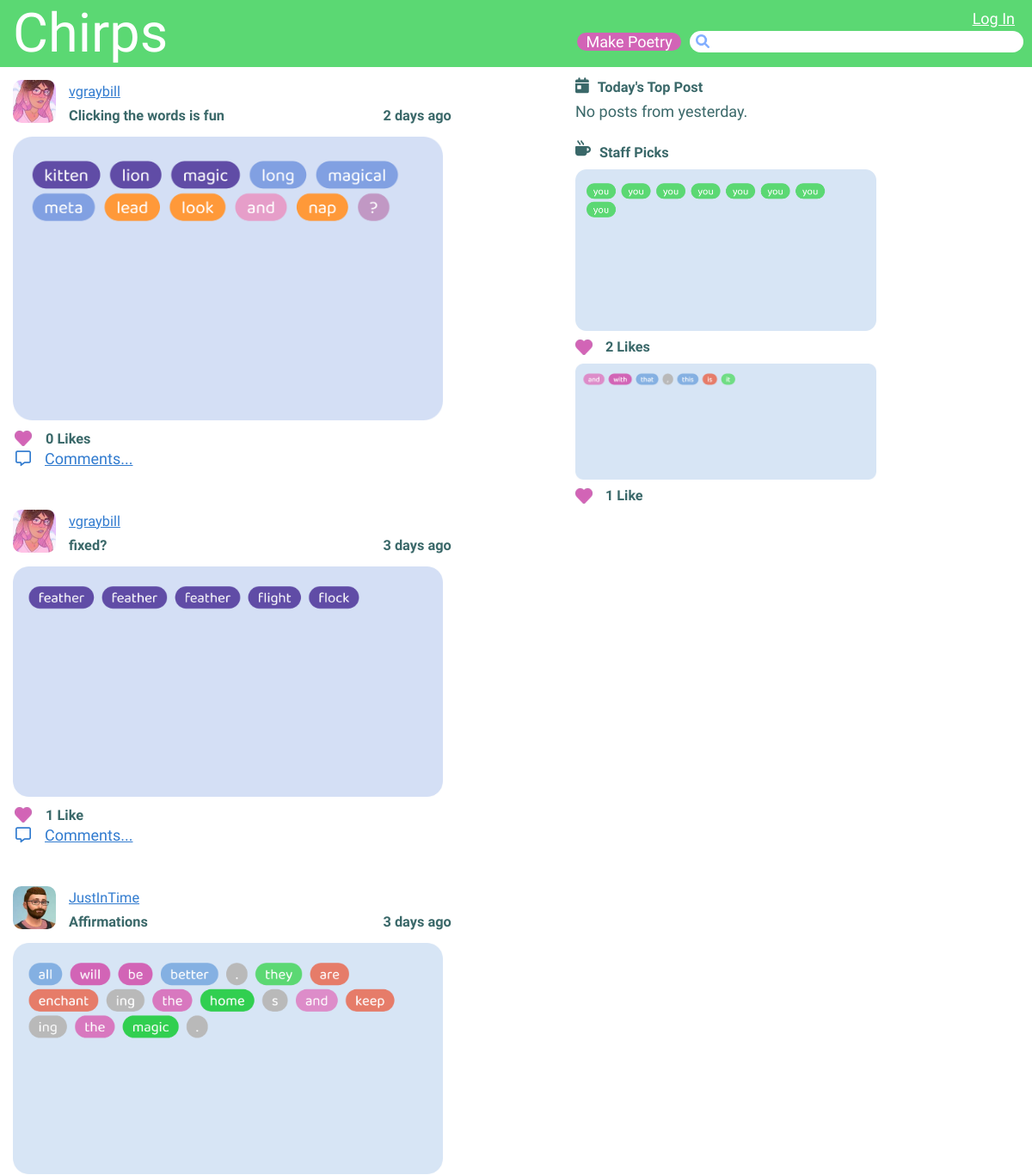
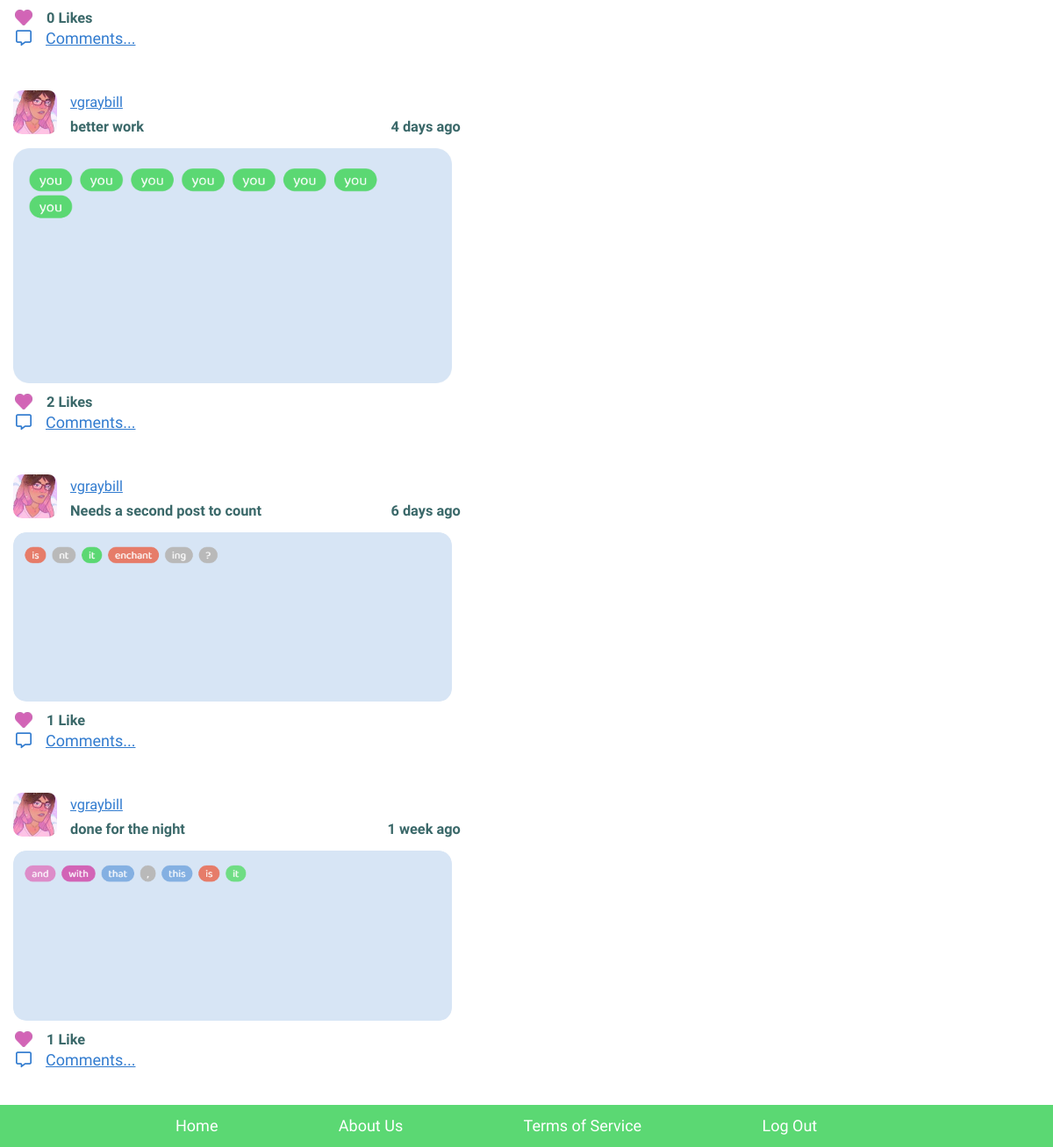
Page /chirps/index.php on the committed database (2 pictures, top to bottom).
### tables this page shows
CREATE TABLE `posts` (
  `post_id` int(11) NOT NULL,
  `title` varchar(60) NOT NULL,
  `post_img` varchar(255) NOT NULL,
  `post_alt` varchar(2500) NOT NULL,
  `body_desc` varchar(1000) NOT NULL,
  `date` datetime NOT NULL,
  `is_published` tinyint(1) NOT NULL,
  `has_username` tinyint(1) NOT NULL,
  `allow_comments` tinyint(1) NOT NULL,
  `user_id` int(11) NOT NULL
);

CREATE TABLE `users` (
  `user_id` int(11) NOT NULL,
  `username` varchar(30) NOT NULL,
  `password` varchar(255) NOT NULL,
  `email` varchar(60) NOT NULL,
  `profile_pic` varchar(255) NOT NULL,
  `bio` varchar(1000) NOT NULL,
  `color_scheme` int(11) NOT NULL,
  `is_admin` tinyint(1) NOT NULL,
  `date_joined` datetime NOT NULL,
  `hashbrowns` varchar(60) NOT NULL,
  `reset_hash` varchar(15) DEFAULT NULL
);

CREATE TABLE `adminlikes` (
  `al_id` int(11) NOT NULL,
  `user_id` int(11) NOT NULL,
  `post_id` int(11) NOT NULL
);

### chirps/index.php (the view, shortened to what this page needs)
<?php
    require('config.php');
    include_once('incl/functions.php');
    include('incl/header.php');
    ?>
    <main>
        <div class="wrapper">
        <div class="posts">
    <?php
        $result = $DB->prepare(
            'SELECT posts.*, users.username, users.profile_pic, users.user_id
             FROM posts, users
             WHERE posts.user_id = users.user_id
             AND posts.is_published=1
             ORDER BY posts.date DESC
			 LIMIT 50
        ');
        $result->execute();
        if( $result->rowCount() >= 1 ){
            while( $row = $result->fetch() ){
                extract($row);
        ?>
            <section class="posts">
                <?php if($has_username){ ?>
                <section class="user-info">
                    <img class="profile-pic" src="<?php echo $profile_pic ?>" alt="<?php echo $username; ?>">
                    <div class="title-time">
                        <h2><a href="profile.php?user=<?php echo $user_id; ?>"><?php echo $username; ?></a></h2>
                        <div>
                            <h3><?php echo $title; ?></h3>
                            <h4><?php echo time_ago($date); ?></h4>
                        </div>
                    </div>
                </section>
                <?php } ?>
                <a href="poem.php?post_id=<?php echo urlencode($post_id); ?>">
                    <img class="post" src="<?php echo $post_img; ?>" alt="<?php echo $post_alt; ?>">
                </a>
                <div class="under-post">
                    <span class="likes">
                        <?php if($logged_in_user){
                            $viewer_id = $logged_in_user['user_id'];
                        }
                        else {
                            $viewer_id= 0;
                        }
                        if(!$logged_in_user){ ?>
                            <?php echo like_interface($post_id, $viewer_id); ?><?php
                            }else{
                                like_interface($post_id, $viewer_id);
                            }?>
                    </span>
                </div>
                <?php if($allow_comments==1){ ?>
                <div class="under-post">
                    <i class="fa-regular fa-message"></i>
                    <a href='poem.php?post_id=<?php echo $post_id; ?>'><p>Comments...</p></a>
                </div>
                <?php } ?>
            </section>
       <?php }
       }
       else {
           echo '<h2>No Posts Found.</h2>';
        } ?>
        </div>
            <aside>
                <div class="aside-wrapper">
                    <div class="aside-header">
                        <i class="fa-solid fa-calendar-day"></i>
                        <h4>Today's Top Post</h4>
                    </div>
                    <?php echo show_todays_top_post(); ?>
                </div>
                <div class="aside-wrapper">
                    <div class="aside-header">
                        <i class="fa-solid fa-mug-hot"></i>
                        <h4>Staff Picks</h4>
                    </div>
                    <?php echo staff_picks_display(); ?>
                </div>
            </aside>
        </div>
    </main>
    <?php include('incl/footer.php'); ?>

### chirps/incl/header.php (shortened to what this page needs)
<?php
$logged_in_user = check_login();
if($logged_in_user){
    $color = $logged_in_user['color_scheme'];
} else {
    $color= 0;
}
?>
<!DOCTYPE html>
<html lang="en">
<head>
    <link rel="stylesheet" href="css/reset.css">
    <link rel="stylesheet" href="css/colors<?php echo $color; ?>.css">
</head>
<body>
    <header>
        <div class="wrapped">
            <div class="flex">
                <h1><a href="index.php">Chirps</a></h1>
                <div>
                    <?php
                    if($logged_in_user){ ?>
                        <a href="makepoetry.php" class="button">Make Poetry</a>
                    <?php } else { ?>
                    <a href="login.php?action=make" class="button">Make Poetry</a>
                    <?php } ?>
                </div>
            </div>
            <div class="login-search">
                <?php
                if($logged_in_user){ ?>
                    <h5><a href="profile.php?user=<?php echo $logged_in_user['user_id']; ?>">Hello, <?php echo $logged_in_user['username']; ?></a></h5>
                <?php
                } else { ?>
                    <h5><a href="login.php?action=">Log In</a></h5>
                <?php } ?>
                <form class="searchform" method="get" action="search.php">
				<input type="search" name="phrase" id="phrase">
			</form>
            </div>
    </header>

### chirps/incl/functions.php (shortened to what this page needs)
<?php
function count_likes( $post_id = 0 ){
	global $DB;
	$result = $DB->prepare( 'SELECT COUNT(*) AS total
							FROM likes
							WHERE post_id = :id' );
	$result->execute( array( 'id' => $post_id ) );
	if( $result->rowCount() > 0 ){
		while( $row = $result->fetch() ){
			return $row['total'];
		}
	}elseif( DEBUG_MODE ){
		return $DB->errorInfo();
	}
}
function display_like_count( $post_id = 0, $long = true ){
	?>
	<span class="comment-count">
		<?php
		$total = count_likes( $post_id );
		if( $long ) {
			echo $total == 1 ? '1 Like' : "$total Likes";
		}else{
			echo $total;
		}
		?>
	</span>
	<?php
}
function like_interface( $post_id, $user_id = 0 ){
    ?>
        <?php
        if( $user_id ){ ?>
        <img class="heart-button" data-postid="<?php echo $post_id; ?>" src="img/<?php echo $class; ?>.png"><h5><?php echo display_like_count( $post_id ); ?></h5>
        <?php
        } else{
        ?>
        <img src="img/solid-heart.png"><h5><?php echo display_like_count( $post_id ); ?></h5>
    <?php }
  }
    ?>
    <?php
function time_ago($datetime, $full = false) {
    $now = new DateTime;
    $ago = new DateTime($datetime);
    $diff = $now->diff($ago);
    $diff->w = floor($diff->d / 7);
    $diff->d -= $diff->w * 7;
    $string = array(
        'y' => 'year',
        'm' => 'month',
        'w' => 'week',
        'd' => 'day',
        'h' => 'hour',
        'i' => 'minute',
        's' => 'second',
    );
    foreach ($string as $k => &$v) {
        if ($diff->$k) {
            $v = $diff->$k . ' ' . $v . ($diff->$k > 1 ? 's' : '');
        } else {
            unset($string[$k]);
        }
    }
    if (!$full) $string = array_slice($string, 0, 1);
    return $string ? implode(', ', $string) . ' ago' : 'just now';
}
function check_login(){
    global $DB;
   if( isset($_SESSION['hashbrowns']) AND isset($_SESSION['user_id']) ){
       $data = array(
       	'hashbrowns' =>$_SESSION['hashbrowns']
       );
        $result = $DB->prepare(
        	"SELECT * FROM users
                WHERE hashbrowns = :hashbrowns
                LIMIT 1");
        $result->execute( $data );
        if($result->rowCount() > 0){
            $row = $result->fetch();
            if(password_verify($row['user_id'], $_SESSION['user_id'])){
            return $row;
            }else{
                return false;
            }
        }else{
            return false;
        }
    }else{
        return false;
    }
}
function most_liked(){
    global $DB;
    $result=$DB->prepare(
        'SELECT posts.*, likes.*
        FROM posts, likes
        WHERE posts.date > DATE_SUB(CURDATE(), INTERVAL 1 DAY)
        AND posts.post_id = likes.post_id
        ');
        $result->execute();
    if($result->rowCount()>0){
        $data = array();
    while($row = $result->fetch()){
        extract($row);
        $data[$post_id] = array(count_likes($post_id),$post_id);
    }
    $data=max($data);
    return next($data);
    } else {
       echo 'No posts from yesterday.';
    }
}
function show_todays_top_post(){
    $most_liked=most_liked();
    global $DB;
    $result=$DB->prepare(
        'SELECT posts.*, likes.*
        FROM posts, likes
        WHERE posts.post_id = :mostliked
        AND posts.post_id = likes.post_id
        LIMIT 1
        ');
        $result->execute(array('mostliked'=>$most_liked));
            extract($row); ?>
<?php
}
function staff_picks_display(){
    global $DB;
    $logged_in_user=check_login();
    $result=$DB->prepare(
        'SELECT adminlikes.*, posts.*
        FROM posts, adminlikes
        WHERE posts.post_id = adminlikes.post_id
        ORDER BY posts.date DESC
        LIMIT 5
        ');
    $result->execute();
    if($result->rowCount()>0){
        while($row = $result->fetch()){
            extract($row) ?>
        <a href="poem.php?post_id=<?php echo urlencode($post_id); ?>">
                    <img class="post" src="<?php echo $post_img; ?>" alt="<?php echo $post_alt; ?>">
                </a>
                <div class="under-aside">
                    <span class="likes">
                        <?php if($logged_in_user){
                            $viewer_id = $logged_in_user['user_id'];
                        }
                        else {
                            $viewer_id= 0;
                        }
                        if(!$logged_in_user){ ?>
                            <?php echo like_interface($post_id, $viewer_id); ?><?php
                            }else{
                                like_interface($post_id, $viewer_id);
                            }?>
                    </span>
                </div>
    <?php
            }
        } else {
            echo 'Nothing to display.';
        }
    }

### chirps/incl/footer.php (shortened to what this page needs)
<footer>
	<ul>
		<li><a href="index.php">Home</li>
		<li><a href="aboutus.php">About Us</li>
		<li><a href="tos.php">Terms of Service</li>
		<li><a href="login.php?action=logout">Log Out</li>
	</ul>
</footer>
</body>
</html>

### rows in the picture
posts: user.profile_pic (picture), user.username "vgraybill", title "Clicking the words is fun", date "2 days ago", post_img (picture), total "0"
posts: user.profile_pic (picture), user.username "vgraybill", title "fixed?", date "3 days ago", post_img (picture), shows "1 Like"
posts: user.profile_pic (picture), user.username "JustInTime", title "Affirmations", date "3 days ago", post_img (picture), total "0"
posts: user.profile_pic (picture), user.username "vgraybill", title "better work", date "4 days ago", post_img (picture), total "2"
posts: user.profile_pic (picture), user.username "vgraybill", title "Needs a second post to count", date "6 days ago", post_img (picture), shows "1 Like"
posts: user.profile_pic (picture), user.username "vgraybill", title "done for the night", date "1 week ago", post_img (picture), shows "1 Like"
adminlikes: post.post_img (picture), total "2"
adminlikes: post.post_img (picture)
